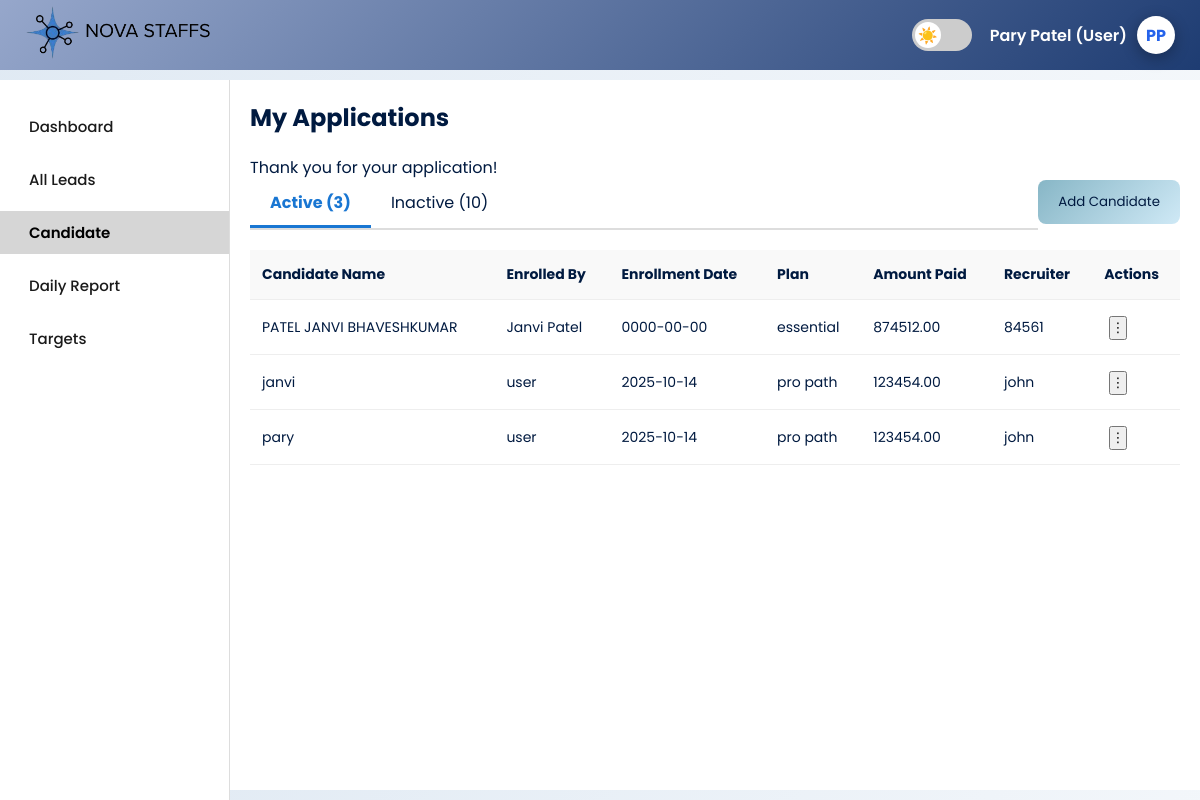
Page /Candidate.php (signed in) on the committed database.
### tables this page shows
CREATE TABLE `candidates` (
  `id` int(11) NOT NULL,
  `name` varchar(150) NOT NULL,
  `enrolled_by` varchar(100) DEFAULT NULL,
  `enrollment_date` date DEFAULT NULL,
  `plan` varchar(100) DEFAULT NULL,
  `amount_paid` decimal(10,2) DEFAULT NULL,
  `recruiter` varchar(100) DEFAULT NULL,
  `status` enum('active','inactive') DEFAULT 'active',
  `created_at` timestamp NOT NULL DEFAULT current_timestamp()
);

### Candidate.php (the view, shortened to what this page needs)
<?php
$servername = "localhost";
$username   = "root";
$password   = "";
$dbname     = "crm";
$conn = new mysqli($servername, $username, $password, $dbname);
$userName = $_SESSION['user_name'] ?? "Guest";
$userRole = $_SESSION['user_role'] ?? "user";
$candidates = [];
$result = $conn->query("SELECT * FROM candidates ORDER BY id DESC");
while ($row = $result->fetch_assoc()) {
    $candidates[] = $row;
}
?>
<!DOCTYPE html>
<html lang="en">
<head>
</head>
<body>
<header>
  <div class="header-left"><img src="nova.png" alt="nova staff" class="logo"></div>
  <div class="header-right">
    <label class="switch"><input type="checkbox" id="themeToggle"><span class="slider"></span></label>
    <div class="profile" id="profileMenu">
      <span id="profileName"><?= htmlspecialchars($userName) ?>&nbsp;(<?= ucfirst($userRole) ?>)</span>
      <div class="profile-img" id="profileInitials"><?= substr($userName,0,1) ?></div>
    </div>
  </div>
</header>
<div class="sidebar">
  <button onclick="location.href='index.php'">Dashboard</button>
  <button onclick="location.href='all_leads.php'">All Leads</button>
  <button class="active" onclick="location.href='Candidate.php'">Candidate</button>
  <button onclick="location.href='daily_report.php'">Daily Report</button>
  <button onclick="location.href='target.php'">Targets</button><br><br><br><br>
</div>
<div class="container">
  <h2>My Applications</h2>
  <p>Thank you for your application!</p>
  <button id="addCandidateBtn">Add Candidate</button>
  <div class="tabs">
    <div class="tab active" data-tab="active">Active (<span id="activeCount">0</span>)</div>
    <div class="tab" data-tab="inactive">Inactive (<span id="inactiveCount">0</span>)</div>
  </div>
  <table>
    <thead>
      <tr>
        <th>Candidate Name</th>
        <th>Enrolled By</th>
        <th>Enrollment Date</th>
        <th>Plan</th>
        <th>Amount Paid</th>
        <th>Recruiter</th>
        <th>Actions</th>
      </tr>
    </thead>
    <tbody id="candidateTableBody">
      <?php foreach ($candidates as $c): ?>
        <tr data-status="<?= htmlspecialchars($c['status']) ?>" data-id="<?= $c['id'] ?>">
          <td><?= htmlspecialchars($c['name']) ?></td>
          <td><?= htmlspecialchars($c['enrolled_by']) ?></td>
          <td><?= htmlspecialchars($c['enrollment_date']) ?></td>
          <td><?= htmlspecialchars($c['plan']) ?></td>
          <td><?= htmlspecialchars($c['amount_paid']) ?></td>
          <td><?= htmlspecialchars($c['recruiter']) ?></td>
          <td>
            <div class="action-btn">
            <button class="action-dots">⋮</button></div>
          </td>
        </tr>
      <?php endforeach; ?>
    </tbody>
  </table>
</div>
</body>
</html>

### Candidate.php (style rules this page uses)
* { margin:0;padding:0;box-sizing:border-box;font-family:'Poppins',sans-serif;transition:all 0.3s ease; }
html { scroll-behavior:smooth; }
body { background: linear-gradient(135deg, #dfe9f3, #ffffff); color:#001a40;overflow-x:hidden;overflow-y:auto; }
header { background:linear-gradient(135deg,#96a7cb,#1e3c72);padding:10px 25px;display:flex;justify-content:space-between;align-items:center;height:70px;position:fixed;top:0;left:0;width:100%;z-index:1000; }
.header-left img.logo { height:55px;width:auto;border-radius:12px; }
.header-right { display:flex;align-items:center;gap:18px; }
.switch { position:relative;display:inline-block;width:60px;height:32px; }
.slider { position:absolute;top:0;left:0;right:0;bottom:0;background-color:#ccc;border-radius:34px; }
.slider::before { content:"☀️";position:absolute;height:26px;width:26px;left:3px;bottom:3px;background:white;border-radius:50%;display:flex;align-items:center;justify-content:center;font-size:16px;transition:transform 0.4s,content 0.4s; }
.profile { position:relative;display:flex;align-items:center;gap:10px;cursor:pointer; }
.profile span { font-weight:600;color:#fff; }
.profile-img { width:38px;height:38px;border-radius:50%;background:#fff;color:#2563eb;display:flex;align-items:center;justify-content:center;font-weight:bold;box-shadow:0 4px 15px rgba(0,0,0,0.3); }
.sidebar { width:230px;background:#fff;border-right:1px solid #ddd;padding:20px 0;position:fixed;top:80px;bottom:0; }
.sidebar button { width:100%;margin:5px 0;text-align:left;font-weight:500;border:none;font-size:15px;background-color:transparent;color:#1a1a1a;cursor:pointer;padding:10px 25px;border-left:4px solid transparent; }
.sidebar button.active { background:#d6d6d6;color:#000;font-weight:600; }
.container { margin-left:230px; margin-top:80px; padding:20px; min-height: calc(100vh - 90px); background:white; }
h2 { margin-bottom:20px; }
#addCandidateBtn { padding:12px 20px;margin-bottom:15px;background:linear-gradient(135deg,#87b6c6,#cfe9f6);color:#001a40;border:none;border-radius:8px;cursor:pointer;float:right; }
.tabs { display:flex;border-bottom:2px solid #ddd;margin-bottom:20px; }
.tab { padding:10px 20px;cursor:pointer;border-bottom:3px solid transparent; }
.tab.active { color:#1976d2;border-color:#1976d2;font-weight:bold; }
table { width:100%;border-collapse:collapse;margin-top:10px; }
th,td { text-align:left;padding:14px 12px;border-bottom:1px solid #eee;font-size:14px; }
th { background:#f9f9f9; }
.action-btn { cursor:pointer;font-size:16px;background:transparent;border:none;margin-left:5px; }

### rows in the picture
candidates: name "PATEL JANVI BHAVESHKUMAR", enrolled_by "Janvi Patel", enrollment_date "0000-00-00", plan "essential", amount_paid "874512.00", recruiter "84561"
candidates: name "janvi", enrolled_by "user", enrollment_date "2025-10-14", plan "pro path", amount_paid "123454.00", recruiter "john"
candidates: name "pary", enrolled_by "user", enrollment_date "2025-10-14", plan "pro path", amount_paid "123454.00", recruiter "john"

### other values in the picture
$userName "Pary Patel"
$userRole "User"
